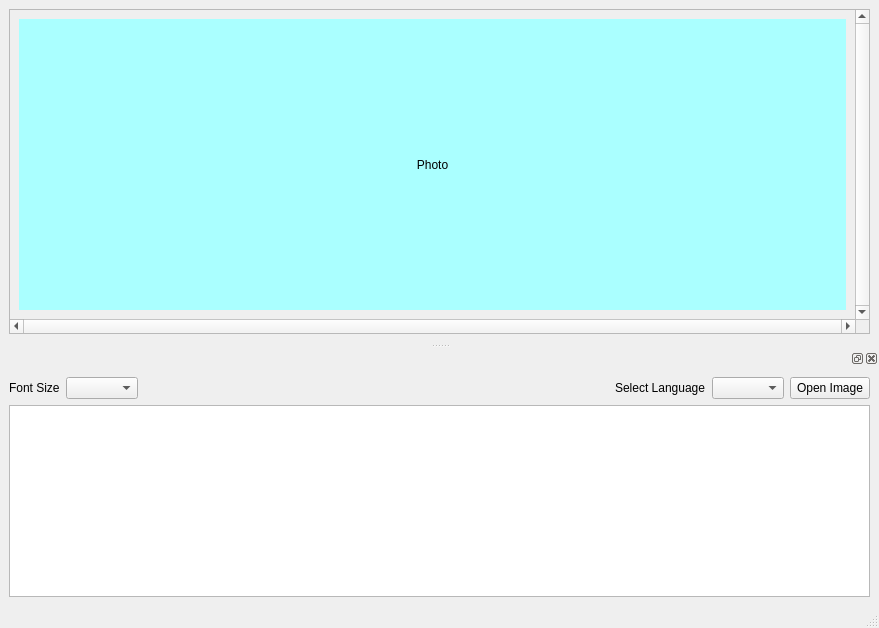
<?xml version="1.0" encoding="UTF-8"?>
<ui version="4.0">
 <class>MainWindow</class>
 <widget class="QMainWindow" name="MainWindow">
  <property name="geometry">
   <rect>
    <x>0</x>
    <y>0</y>
    <width>879</width>
    <height>628</height>
   </rect>
  </property>
  <property name="windowTitle">
   <string>MainWindow</string>
  </property>
  <property name="autoFillBackground">
   <bool>false</bool>
  </property>
  <widget class="QWidget" name="centralwidget">
   <layout class="QGridLayout" name="gridLayout_3">
    <item row="0" column="0">
     <widget class="QScrollArea" name="scrollArea">
      <property name="verticalScrollBarPolicy">
       <enum>Qt::ScrollBarAlwaysOn</enum>
      </property>
      <property name="horizontalScrollBarPolicy">
       <enum>Qt::ScrollBarAlwaysOn</enum>
      </property>
      <property name="widgetResizable">
       <bool>true</bool>
      </property>
      <widget class="QWidget" name="scrollAreaWidgetContents">
       <property name="geometry">
        <rect>
         <x>0</x>
         <y>0</y>
         <width>845</width>
         <height>389</height>
        </rect>
       </property>
       <layout class="QGridLayout" name="gridLayout">
        <item row="0" column="0">
         <widget class="QLabel" name="photo_label_placeholder">
          <property name="styleSheet">
           <string notr="true">background-color: rgb(170, 255, 255);</string>
          </property>
          <property name="text">
           <string>Photo</string>
          </property>
          <property name="alignment">
           <set>Qt::AlignCenter</set>
          </property>
         </widget>
        </item>
       </layout>
      </widget>
     </widget>
    </item>
   </layout>
  </widget>
  <widget class="QMenuBar" name="menubar">
   <property name="geometry">
    <rect>
     <x>0</x>
     <y>0</y>
     <width>879</width>
     <height>21</height>
    </rect>
   </property>
  </widget>
  <widget class="QStatusBar" name="statusbar"/>
  <widget class="QDockWidget" name="dock_widget">
   <attribute name="dockWidgetArea">
    <number>8</number>
   </attribute>
   <widget class="QWidget" name="dock_widget_contents">
    <layout class="QGridLayout" name="gridLayout_2">
     <item row="0" column="0">
      <layout class="QHBoxLayout" name="horizontalLayout">
       <item>
        <widget class="QLabel" name="font_size_label">
         <property name="text">
          <string>Font Size</string>
         </property>
        </widget>
       </item>
       <item>
        <widget class="QComboBox" name="font_size_combo_box"/>
       </item>
       <item>
        <spacer name="horizontalSpacer">
         <property name="orientation">
          <enum>Qt::Horizontal</enum>
         </property>
         <property name="sizeHint" stdset="0">
          <size>
           <width>40</width>
           <height>20</height>
          </size>
         </property>
        </spacer>
       </item>
       <item>
        <widget class="QLabel" name="language_label">
         <property name="text">
          <string>Select Language</string>
         </property>
        </widget>
       </item>
       <item>
        <widget class="QComboBox" name="language_combo_box"/>
       </item>
       <item>
        <widget class="QPushButton" name="open_image_button">
         <property name="text">
          <string>Open Image</string>
         </property>
        </widget>
       </item>
      </layout>
     </item>
     <item row="1" column="0">
      <widget class="QTextEdit" name="text_edit_area"/>
     </item>
    </layout>
   </widget>
  </widget>
 </widget>
 <resources/>
 <connections/>
</ui>
